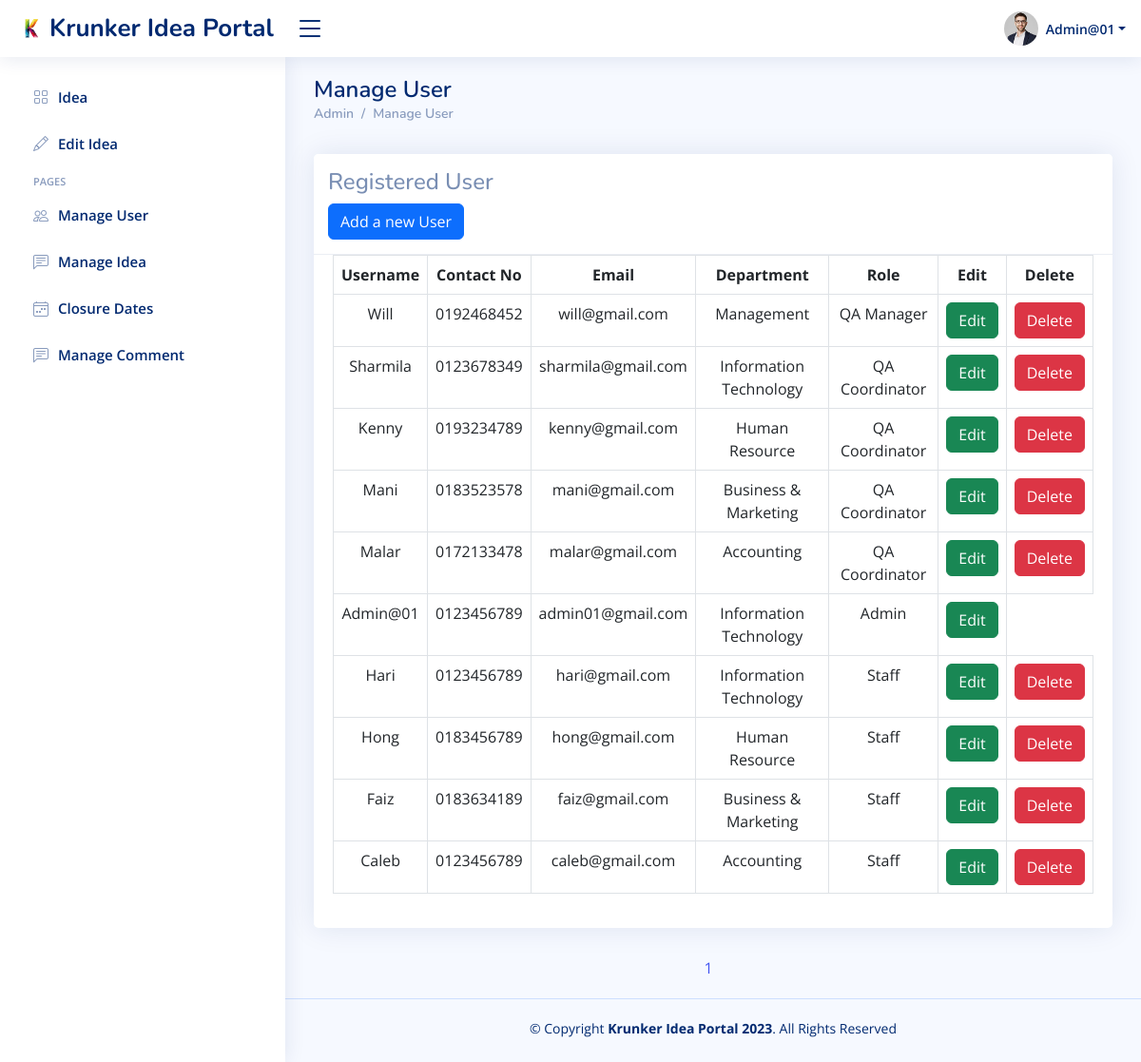
Screenshot of /ManageUser_admin.php (signed in) with the database file from the repository.
### tables this page shows
CREATE TABLE `user_tbl` (
  `UserId` int(11) NOT NULL,
  `DepartmentId` int(11) NOT NULL,
  `UserRoleName` enum('QA Manager','QA Coordinator','Admin','Staff') DEFAULT NULL,
  `Username` varchar(50) NOT NULL,
  `UserPassword` varchar(500) NOT NULL,
  `UserEmail` varchar(50) DEFAULT NULL,
  `UserContactNo` varchar(15) DEFAULT NULL,
  `UserAddress` varchar(500) DEFAULT NULL,
  `DateClosure` date DEFAULT '2023-06-29',
  `DateFinal` date DEFAULT '2023-07-29'
);

CREATE TABLE `department_tbl` (
  `DepartmentId` int(11) NOT NULL,
  `DepartmentName` varchar(30) DEFAULT NULL
);

### ManageUser_admin.php (the view, shortened to what this page needs)
<?php
require("krunkerideaconn.php");
$page = isset($_GET['page'])?$_GET['page']:1;
$rows_per_page = 10;
$start= ($page-1)*$rows_per_page;
?>
<?php
  $user_id = $_SESSION["userid"];
  $select_sql = "SELECT * FROM user_tbl WHERE UserId = $user_id";
  $result_User = mysqli_query($dbconn, $select_sql);
  $row_User = mysqli_fetch_assoc($result_User);
?>
<!DOCTYPE html>
<html lang="en">
<head>
  <link href="assets/vendor/bootstrap/css/bootstrap.min.css" rel="stylesheet">
  <link href="assets/vendor/bootstrap-icons/bootstrap-icons.css" rel="stylesheet">
  <link href="assets/vendor/boxicons/css/boxicons.min.css" rel="stylesheet">
  <link href="assets/vendor/quill/quill.snow.css" rel="stylesheet">
  <link href="assets/vendor/quill/quill.bubble.css" rel="stylesheet">
  <link href="assets/vendor/remixicon/remixicon.css" rel="stylesheet">
  <link href="assets/style.css" rel="stylesheet">
  <link href="assets/css/style.css" rel="stylesheet">
</head>
<body>
  <header id="header" class="header fixed-top d-flex align-items-center">
    <div class="d-flex align-items-center justify-content-between">
      <a href="index_admin.php" class="logo d-flex align-items-center">
        <img src="assets/img/logo.png" alt="">
        <span class="d-none d-lg-block">Krunker Idea Portal</span>
      </a>
      <i class="bi bi-list toggle-sidebar-btn"></i>
    </div>
    <nav class="header-nav ms-auto">
      <ul class="d-flex align-items-center">
        <li class="nav-item dropdown pe-3">
          <a class="nav-link nav-profile d-flex align-items-center pe-0" href="#" data-bs-toggle="dropdown">
            <img src="assets/img/profile-img.jpg" alt="Profile" class="rounded-circle">
            <span class="d-none d-md-block dropdown-toggle ps-2"><?php echo htmlentities($row_User['Username']) ?></span>
          </a>
        </li>
      </ul>
    </nav>
  </header>
    <aside id="sidebar" class="sidebar">
        <ul class="sidebar-nav" id="sidebar-nav">
            <li class="nav-item">
              <a class="nav-link collapsed" href="index_admin.php">
                  <i class="bi bi-grid"></i><span>Idea</span>
              </a>
            </li>
            <?php
              echo '<li class="nav-item">';
              echo '<a href="EditIdea.php?id=' .$user_id.'" class="nav-link collapsed" data-bs-target="#statistics-nav;">';
              echo '<i class="bi bi-pencil"></i><span>Edit Idea</span>';
              echo '</a>';
              echo '</li>';
            ?>
              <?php
                if($_SESSION['role'] == "Admin"){
                  echo'<li class="nav-heading">Pages</li>';
                  echo'<li class="nav-item">';
                      echo '<a class="nav-link collapsed" href="ManageUser_admin.php">';
                          echo '<i class="bi bi-people"></i>';
                          echo '<span>Manage User</span>';
                      echo '</a>';
                  echo '</li>';
                  echo '<li class="nav-item">';
                      echo '<a class="nav-link collapsed" href="ManageIdea_admin.php">';
                          echo '<i class="bi bi-chat-left-text"></i>';
                          echo '<span>Manage Idea</span>';
                      echo '</a>';
                  echo '</li>';
                  echo '<li class="nav-item">';
                  echo '<a class="nav-link collapsed" href="closure_date.php">';
                  echo '<i class="bi bi-calendar4-week"></i><span>Closure Dates</span>';
                  echo '</a>';
                  echo '</li>';
                  echo '<li class="nav-item">';
                    echo '<a class="nav-link collapsed" href="ManageComment_admin.php">';
                      echo '<i class="bi bi-chat-left-text"></i>';
                      echo '<span>Manage Comment</span>';
                    echo '</a>';
                  echo '</li>';
                }
            ?>
        </ul>
    </aside>
  <main id="main" class="main">
    <div class="pagetitle">
      <h1>Manage User</h1>
      <nav>
        <ol class="breadcrumb">
          <ol class="breadcrumb">
          <li class="breadcrumb-item"><a href="index_admin.php">Admin</a></li>
          <li class="breadcrumb-item"><a href="ManageUser_admin.php">Manage User</a></li>
        </ol>
        </ol>
      </nav>
    </div>
    <section class="section dashboard">
      <div class="row">
        <div class="col-md-12">
          <div class="card">
            <div class="card-header">
              <h4>Registered User</h4>
              <a href="AddUser_admin.php" class="btn btn-primary">Add a new User<a>
            </div>
            <div class="card-body">
              <table class="table table-bordered text-center">
                <thead>
                  <tr>
                    <th>Username</th>
                    <th>Contact No</th>
                    <th>Email</th>
                    <th>Department</th>
                    <th>Role</th>
                    <th>Edit</th>
                    <th>Delete</th>
                  </tr>
                </thead>
                <tbody>
                <?php
                    include "krunkerideaconn.php";
                    $sql = "SELECT user_tbl.UserRoleName, user_tbl.UserId, user_tbl.Username, user_tbl.UserContactNo, user_tbl.UserEmail, department_tbl.DepartmentName from user_tbl
                    INNER JOIN department_tbl ON user_tbl.DepartmentId = department_tbl.DepartmentId LIMIT $start,$rows_per_page";
                    $query_no = mysqli_query($dbconn,$sql);
                    if(mysqli_num_rows($query_no) >0){
                      foreach($query_no as $row){
                        ?>
                        <tr>
                        <td><?php echo htmlentities($row['Username'])?></td>
                        <td><?php echo $row['UserContactNo']?></td>
                        <td><?php echo htmlentities($row['UserEmail'])?></td>
                        <td><?php echo $row['DepartmentName']?></td>
                        <td><?php echo $row['UserRoleName']?></td>
                        <td><a href="EditUser_admin.php?id=<?php echo $row['UserId'] ?>"  class="btn btn-success">Edit</a></td>
                        <?php
                          if($row['UserId'] != $user_id){
                        ?>
                            <td><a href="DeleteUser_admin.php?id=<?php echo $row['UserId'] ?>" class="btn btn-danger">Delete</a></td>
                        <?php
                          }
                        ?>
                      </tr>
                      <?php
                      }
                    }
                    else{
                      ?>
                      <tr>
                        <td colspan="6">No record found</td>
                    <?php
                    }
                    ?>
                </tbody>
              </table>
            </div>
          </div>
        </div>
      </div>
    <div class = "pagination">
      <?php
			$sql_page = "SELECT COUNT(*) AS count FROM user_tbl";
			$page_count = mysqli_query($dbconn, $sql_page);
			$row_count = mysqli_fetch_assoc($page_count);
			$total_rows = $row_count['count'];
			$total_pages = ceil($total_rows / $rows_per_page);
			for ($i = 1; $i <= $total_pages; $i++){
				echo'<a href="?page='.$i.'">'.$i.'</a>';
			}
		?>
    </div>
    </section>
  </main>
  <footer id="footer" class="footer">
    <div class="copyright">
      &copy; Copyright <strong><span>Krunker Idea Portal 2023</span></strong>. All Rights Reserved
    </div>
    <div class="credits">
    </div>
  </footer>
</body>
</html>

### assets/css/style.css (style rules this page uses)
:root { scroll-behavior: smooth; }
body { font-family: "Open Sans", sans-serif; background: #f6f9ff; color: #444444; }
a { color: #4154f1; text-decoration: none; }
h1, h2, h3, h4, h5, h6 { font-family: "Nunito", sans-serif; }
#main { margin-top: 60px; padding: 20px 30px; transition: all 0.3s; }
.pagetitle { margin-bottom: 10px; }
.pagetitle h1 { font-size: 24px; margin-bottom: 0; font-weight: 600; color: #012970; }
.card { margin-bottom: 30px; border: none; border-radius: 5px; box-shadow: 0px 0 30px rgba(1, 41, 112, 0.1); }
.card-header, .card-footer { border-color: #ebeef4; background-color: #fff; color: #798eb3; padding: 15px; }
.card-body { padding: 0 20px 20px 20px; }
.breadcrumb { font-size: 14px; font-family: "Nunito", sans-serif; color: #899bbd; font-weight: 600; }
.breadcrumb a { color: #899bbd; transition: 0.3s; }
.breadcrumb .breadcrumb-item::before { color: #899bbd; }
.logo { line-height: 1; }
@media (min-width: 1200px) { .logo { width: 280px; } }
.logo img { max-height: 26px; margin-right: 6px; }
.logo span { font-size: 26px; font-weight: 700; color: #012970; font-family: "Nunito", sans-serif; }
.header { transition: all 0.5s; z-index: 997; height: 60px; box-shadow: 0px 2px 20px rgba(1, 41, 112, 0.1); background-color: #fff; padding-left: 20px; }
.header .toggle-sidebar-btn { font-size: 32px; padding-left: 10px; cursor: pointer; color: #012970; }
.header-nav ul { list-style: none; }
.header-nav>ul { margin: 0; padding: 0; }
.header-nav .nav-profile { color: #012970; }
.header-nav .nav-profile img { max-height: 36px; }
.header-nav .nav-profile span { font-size: 14px; font-weight: 600; }
.sidebar { position: fixed; top: 60px; left: 0; bottom: 0; width: 300px; z-index: 996; transition: all 0.3s; padding: 20px; overflow-y: auto; scrollbar-width: thin; scrollbar-color: #aab7cf transparent; box-shadow: 0px 0px 20px rgba(1, 41, 112, 0.1); background-color: #fff; }
@media (min-width: 1200px) { #main, #footer { margin-left: 300px; } }
.sidebar-nav { padding: 0; margin: 0; list-style: none; }
.sidebar-nav li { padding: 0; margin: 0; list-style: none; }
.sidebar-nav .nav-item { margin-bottom: 5px; }
.sidebar-nav .nav-heading { font-size: 11px; text-transform: uppercase; color: #899bbd; font-weight: 600; margin: 10px 0 5px 15px; }
.sidebar-nav .nav-link { display: flex; align-items: center; font-size: 15px; font-weight: 600; color: #4154f1; transition: 0.3; background: #f6f9ff; padding: 10px 15px; border-radius: 4px; }
.sidebar-nav .nav-link i { font-size: 16px; margin-right: 10px; color: #4154f1; }
.sidebar-nav .nav-link.collapsed { color: #012970; background: #fff; }
.sidebar-nav .nav-link.collapsed i { color: #899bbd; }
.footer { padding: 20px 0; font-size: 14px; transition: all 0.3s; border-top: 1px solid #cddfff; }
.footer .copyright { text-align: center; color: #012970; }
.footer .credits { padding-top: 5px; text-align: center; font-size: 13px; color: #012970; }

### ManageUser_admin.php (style rules this page uses)
.pagination { justify-content: center; display: flex; letter-spacing:10px; }

### rows the page displays
user_tbl: Username "Admin@01", UserContactNo "0123456789", UserEmail "admin01@gmail.com", DepartmentId.DepartmentName "Information Technology", UserRoleName "Admin"
user_tbl: Username "Will", UserContactNo "0192468452", UserEmail "will@gmail.com", DepartmentId.DepartmentName "Management", UserRoleName "QA Manager"
user_tbl: Username "Sharmila", UserContactNo "0123678349", UserEmail "sharmila@gmail.com", DepartmentId.DepartmentName "Information Technology", UserRoleName "QA Coordinator"
user_tbl: Username "Kenny", UserContactNo "0193234789", UserEmail "kenny@gmail.com", DepartmentId.DepartmentName "Human Resource", UserRoleName "QA Coordinator"
user_tbl: Username "Mani", UserContactNo "0183523578", UserEmail "mani@gmail.com", DepartmentId.DepartmentName "Business & Marketing", UserRoleName "QA Coordinator"
user_tbl: Username "Malar", UserContactNo "0172133478", UserEmail "malar@gmail.com", DepartmentId.DepartmentName "Accounting", UserRoleName "QA Coordinator"
user_tbl: Username "Hari", UserContactNo "0123456789", UserEmail "hari@gmail.com", DepartmentId.DepartmentName "Information Technology", UserRoleName "Staff"
user_tbl: Username "Hong", UserContactNo "0183456789", UserEmail "hong@gmail.com", DepartmentId.DepartmentName "Human Resource", UserRoleName "Staff"
user_tbl: Username "Faiz", UserContactNo "0183634189", UserEmail "faiz@gmail.com", DepartmentId.DepartmentName "Business & Marketing", UserRoleName "Staff"
user_tbl: Username "Caleb", UserContactNo "0123456789", UserEmail "caleb@gmail.com", DepartmentId.DepartmentName "Accounting", UserRoleName "Staff"
